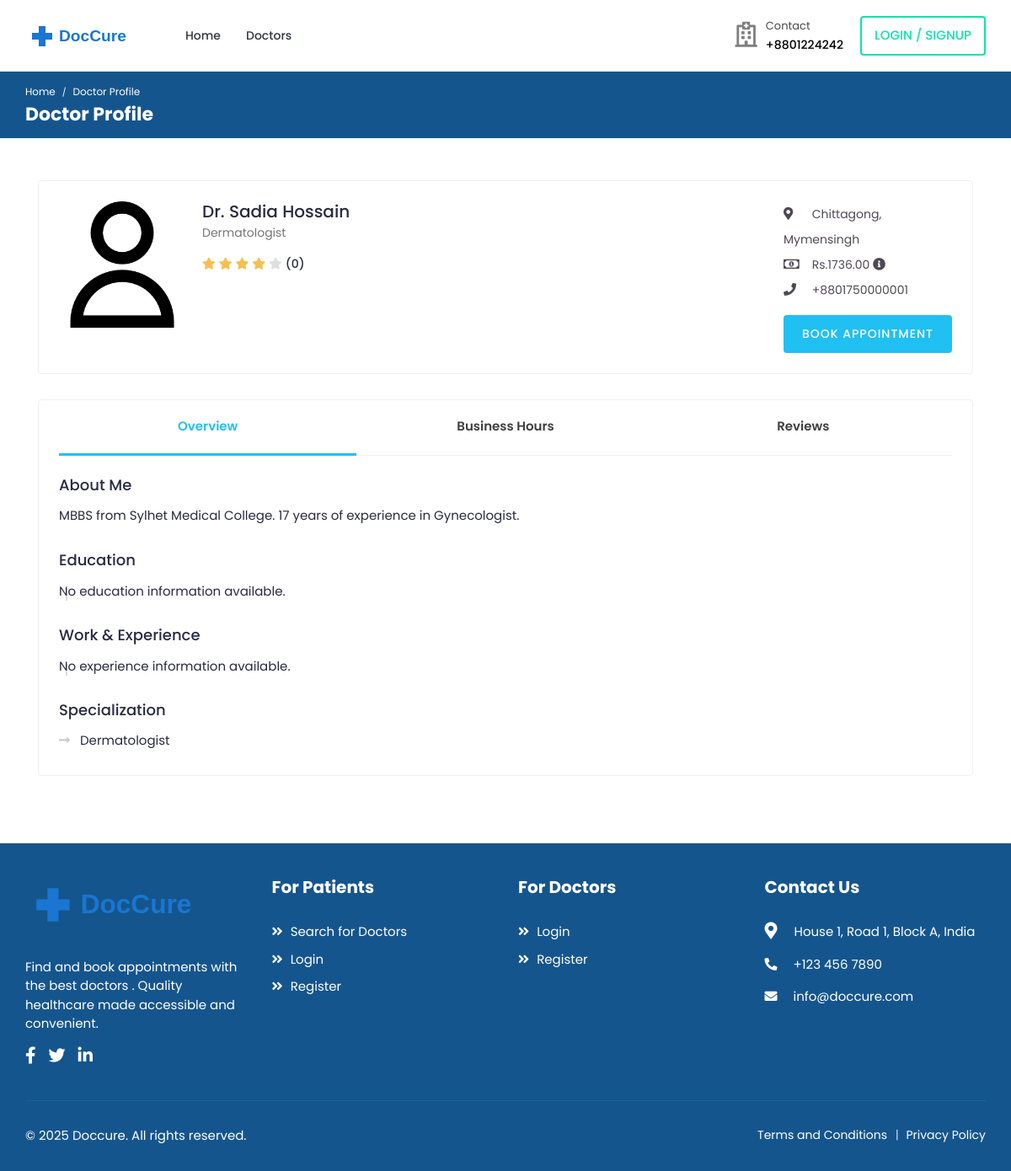
Before: /doctors/doctor1/profile/ with the older database file.
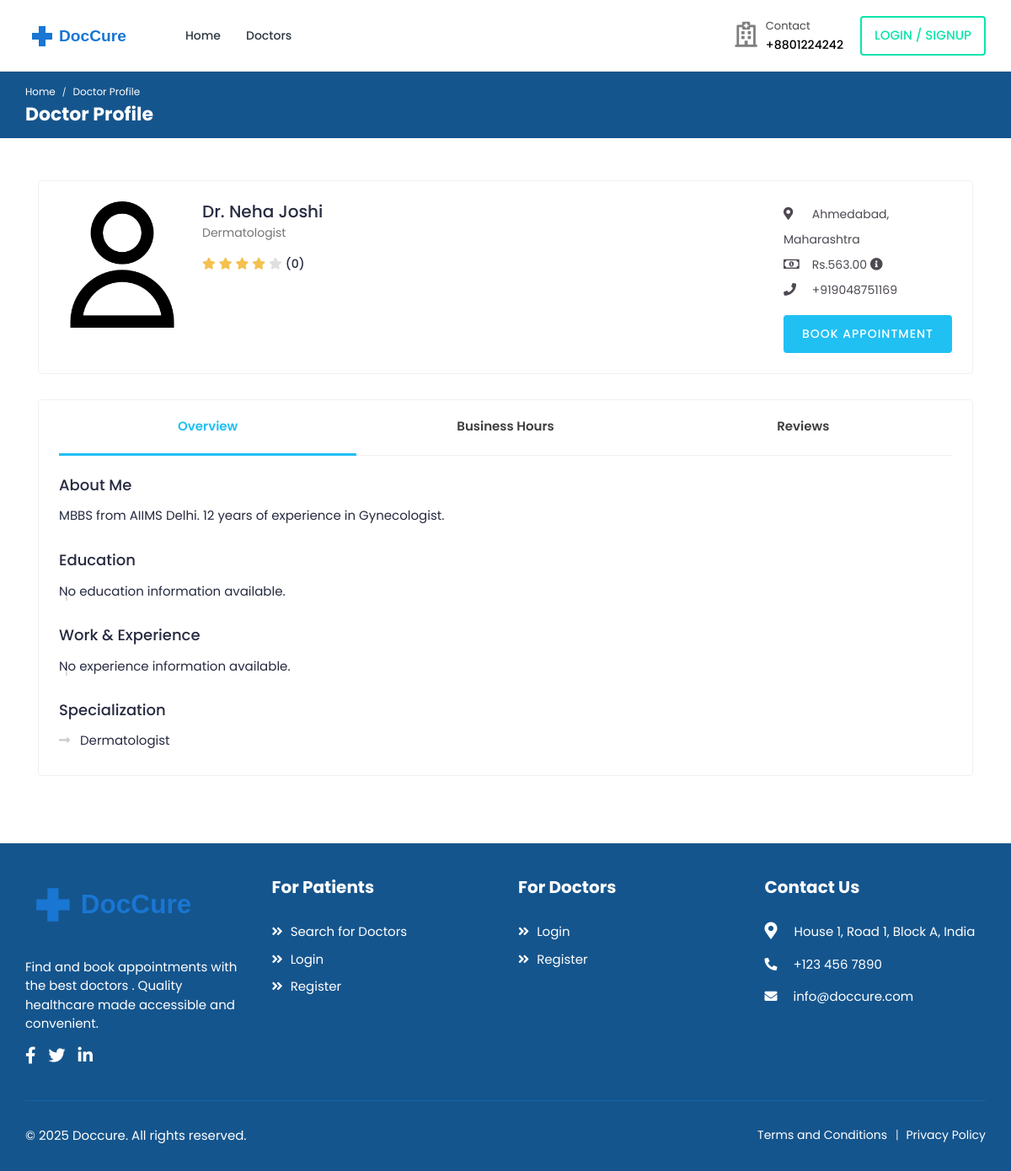
After: the same page with the newer database file.
### accounts/models.py (models this page shows, shortened)
class User(AbstractUser):
    class RoleChoices(models.TextChoices):
        DOCTOR = "doctor", "Doctor"
        PATIENT = "patient", "Patient"
    username = models.CharField(max_length=30, unique=True)
    role = models.CharField(
        choices=RoleChoices.choices,
        max_length=20,
        default="patient",
        error_messages={"required": "Role must be provided"},
    )
    email = models.EmailField(
        blank=True,
        error_messages={
            "unique": "A user with that email already exists.",
        },
    )
    first_name = models.CharField(max_length=150, blank=True)
    last_name = models.CharField(max_length=150, blank=True)
    registration_number = models.IntegerField(null=True, blank=True)
    USERNAME_FIELD = "username"
    REQUIRED_FIELDS = []
    objects = CustomUserManager()
    def get_full_name(self):
        full_name = "%s %s" % (self.first_name, self.last_name)
        return full_name.strip() or self.username
    @property
    def rating(self):
        return 4  # Default value
    @property
    def average_rating(self):
        return (
            self.reviews_received.aggregate(Avg("rating"))["rating__avg"] or 0
        )

class Profile(models.Model):
    user = models.OneToOneField(
        User, on_delete=models.CASCADE, related_name="profile"
    )
    avatar = models.ImageField(
        default="defaults/user.png", upload_to=profile_photo_directory_path
    )
    phone = models.CharField(max_length=20, blank=True, null=True)
    dob = models.DateField(blank=True, null=True)
    about = models.TextField(blank=True, null=True)
    specialization = models.CharField(max_length=255, blank=True, null=True)
    gender = models.CharField(
        max_length=10,
        choices=[("male", "Male"), ("female", "Female"), ("other", "Other")],
        blank=True,
    )
    address = models.TextField(blank=True, null=True)
    city = models.CharField(max_length=100, blank=True)
    state = models.CharField(max_length=100, blank=True)
    postal_code = models.CharField(max_length=20, blank=True)
    country = models.CharField(max_length=100, blank=True)
    price_per_consultation = models.DecimalField(
        max_digits=10, decimal_places=2, null=True, blank=True
    )
    is_available = models.BooleanField(default=True)
    blood_group = models.CharField(
        max_length=5,
        choices=[
            ("A+", "A+"),
            ("A-", "A-"),
            ("B+", "B+"),
            ("B-", "B-"),
            ("O+", "O+"),
            ("O-", "O-"),
            ("AB+", "AB+"),
            ("AB-", "AB-"),
        ],
        blank=True,
        null=True,
    )
    allergies = models.TextField(blank=True, null=True)
    medical_conditions = models.TextField(blank=True, null=True)
    @property
    def image(self):
        return (
            self.avatar.url
            if self.avatar.storage.exists(self.avatar.name)
            else "{}defaults/user.png".format(settings.MEDIA_URL)
        )

### doctors/views.py (the view)
class DoctorProfileView(DetailView):
    context_object_name = "doctor"
    model = User
    slug_url_kwarg = "username"
    slug_field = "username"
    template_name = "doctors/profile.html"
    def get_object(self, queryset=None):
        if queryset is None:
            queryset = self.get_queryset()
        slug = self.kwargs.get(self.slug_url_kwarg)
        queryset = queryset.select_related("profile").prefetch_related(
            "educations",
            "experiences",
            "sunday__time_range",
            "monday__time_range",
            "tuesday__time_range",
            "wednesday__time_range",
            "thursday__time_range",
            "friday__time_range",
            "saturday__time_range",
        )
        try:
            obj = queryset.get(
                **{self.slug_field: slug, "role": User.RoleChoices.DOCTOR}
            )
        except User.DoesNotExist:
            raise Http404(f"No doctor found matching the username")
        return obj
    def get_context_data(self, **kwargs):
        context = super().get_context_data(**kwargs)
        doctor = self.object
        current_day = datetime.now().strftime("%A")
        business_hours = {
            "Sunday": (
                doctor.sunday.time_range.all()
                if hasattr(doctor, "sunday")
                else []
            ),
            "Monday": (
                doctor.monday.time_range.all()
                if hasattr(doctor, "monday")
                else []
            ),
            "Tuesday": (
                doctor.tuesday.time_range.all()
                if hasattr(doctor, "tuesday")
                else []
            ),
            "Wednesday": (
                doctor.wednesday.time_range.all()
                if hasattr(doctor, "wednesday")
                else []
            ),
            "Thursday": (
                doctor.thursday.time_range.all()
                if hasattr(doctor, "thursday")
                else []
            ),
            "Friday": (
                doctor.friday.time_range.all()
                if hasattr(doctor, "friday")
                else []
            ),
            "Saturday": (
                doctor.saturday.time_range.all()
                if hasattr(doctor, "saturday")
                else []
            ),
        }
        context.update(
            {
                "current_day": current_day,
                "business_hours": business_hours,
                "reviews": doctor.reviews_received.select_related(
                    "patient", "patient__profile"
                ).order_by("-created_at"),
            }
        )
        return context

### templates/doctors/profile.html (shortened to what this page needs)
{% extends 'base.html' %}
{% load static %}
{% load time_filters %}
{% block content %}
    <div class="breadcrumb-bar">
        <div class="container-fluid">
            <div class="row align-items-center">
                <div class="col-md-12 col-12">
                    <nav aria-label="breadcrumb" class="page-breadcrumb">
                        <ol class="breadcrumb">
                            <li class="breadcrumb-item"><a href="{% url 'core:home' %}">Home</a></li>
                            <li class="breadcrumb-item active" aria-current="page">Doctor Profile</li>
                        </ol>
                    </nav>
                    <h2 class="breadcrumb-title">Doctor Profile</h2>
                </div>
            </div>
        </div>
    </div>
    <div class="content">
        <div class="container">
            <div class="card">
                <div class="card-body">
                    <div class="doctor-widget">
                        <div class="doc-info-left">
                            <div class="doctor-img">
                                <img src="{{ doctor.profile.image }}" class="img-fluid" alt="{{ doctor.get_full_name }}">
                            </div>
                            <div class="doc-info-cont">
                                <h4 class="doc-name">Dr. {{ doctor.get_full_name }}</h4>
                                <p class="doc-speciality">{{ doctor.profile.specialization }}</p>
                                <div class="rating">
                                    <i class="fas fa-star {% if doctor.rating >= 1 %}filled{% endif %}"></i>
                                    <i class="fas fa-star {% if doctor.rating >= 2 %}filled{% endif %}"></i>
                                    <i class="fas fa-star {% if doctor.rating >= 3 %}filled{% endif %}"></i>
                                    <i class="fas fa-star {% if doctor.rating >= 4 %}filled{% endif %}"></i>
                                    <i class="fas fa-star {% if doctor.rating >= 5 %}filled{% endif %}"></i>
                                    <span class="d-inline-block average-rating">({{ doctor.reviews_count|default:0 }})</span>
                                </div>
                            </div>
                        </div>
                        <div class="doc-info-right">
                            <div class="clini-infos">
                                <ul>
                                    {% if doctor.profile.city or doctor.profile.state %}
                                        <li>
                                            <i class="fas fa-map-marker-alt"></i>
                                            {{ doctor.profile.city }}{% if doctor.profile.state %}, {{ doctor.profile.state }}{% endif %}
                                        </li>
                                    {% endif %}
                                    {% if doctor.profile.price_per_consultation %}
                                        <li>
                                            <i class="far fa-money-bill-alt"></i> Rs.{{ doctor.profile.price_per_consultation }}
                                            <i class="fas fa-info-circle" data-toggle="tooltip" title="Consultation Fee"></i>
                                        </li>
                                    {% endif %}
                                    {% if doctor.profile.phone %}
                                        <li><i class="fas fa-phone"></i> {{ doctor.profile.phone }}</li>
                                    {% endif %}
                                </ul>
                            </div>
                            <div class="clinic-booking">
                                <a class="apt-btn" href="{% url 'bookings:doctor-booking-view' doctor.username %}">Book Appointment</a>
                            </div>
                        </div>
                    </div>
                </div>
            </div>
            <div class="card">
                <div class="card-body pt-0">
                    <nav class="user-tabs mb-4">
                        <ul class="nav nav-tabs nav-tabs-bottom nav-justified">
                            <li class="nav-item">
                                <a class="nav-link active" href="#doc_overview" data-toggle="tab">Overview</a>
                            </li>
                            <li class="nav-item">
                                <a class="nav-link" href="#doc_business_hours" data-toggle="tab">Business Hours</a>
                            </li>
                            <li class="nav-item">
                                <a class="nav-link" href="#doc_reviews" data-toggle="tab">Reviews</a>
                            </li>
                        </ul>
                    </nav>
                    <div class="tab-content pt-0">
                        <div role="tabpanel" id="doc_overview" class="tab-pane fade show active">
                            <div class="row">
                                <div class="col-md-12 col-lg-9">
                                    {% if doctor.profile.about %}
                                    <div class="widget about-widget">
                                        <h4 class="widget-title">About Me</h4>
                                        <p>{{ doctor.profile.about }}</p>
                                    </div>
                                    {% endif %}
                                    <div class="widget education-widget">
                                        <h4 class="widget-title">Education</h4>
                                        <div class="experience-box">
                                            <ul class="experience-list">
                                                {% for education in doctor.educations.all %}
                                                    <li>
                                                        <div class="experience-user">
                                                            <div class="before-circle"></div>
                                                        </div>
                                                        <div class="experience-content">
                                                            <div class="timeline-content">
                                                                <a href="#" class="name">{{ education.college }}</a>
                                                                <div>{{ education.degree }}</div>
                                                                <span class="time">{{ education.year_of_completion }}</span>
                                                            </div>
                                                        </div>
                                                    </li>
                                                {% empty %}
                                                    <li>No education information available.</li>
                                                {% endfor %}
                                            </ul>
                                        </div>
                                    </div>
                                    <div class="widget experience-widget">
                                        <h4 class="widget-title">Work & Experience</h4>
                                        <div class="experience-box">
                                            <ul class="experience-list">
                                                {% for experience in doctor.experiences.all %}
                                                    <li>
                                                        <div class="experience-user">
                                                            <div class="before-circle"></div>
                                                        </div>
                                                        <div class="experience-content">
                                                            <div class="timeline-content">
                                                                <a href="#" class="name">{{ experience.institution }}</a>
                                                                <div>{{ experience.designation }}</div>
                                                                <span class="time">{{ experience.from_year }} - {% if experience.to_year %}{{ experience.to_year }}{% else %}Present{% endif %}</span>
                                                            </div>
                                                        </div>
                                                    </li>
                                                {% empty %}
                                                    <li>No experience information available.</li>
                                                {% endfor %}
                                            </ul>
                                        </div>
                                    </div>
                                    {% if doctor.profile.specialization %}
                                        <div class="service-list">
                                            <h4>Specialization</h4>
                                            <ul class="clearfix">
                                                <li>{{ doctor.profile.specialization }}</li>
                                            </ul>
                                        </div>
                                    {% endif %}
                                </div>
                            </div>
                        </div>
                    </div>
                </div>
            </div>
        </div>
    </div>
{% endblock %}

Changed rows visible on the page:
changed User "Dermatologist": get_full_name "Sadia Hossain" → "Neha Joshi"; profile.city "Chittagong" → "Ahmedabad"; profile.state "Mymensingh" → "Maharashtra"; profile.price_per_consultation "1736.00" → "563.00"; profile.phone "+8801750000001" → "+919048751169"; profile.about "MBBS from Sylhet Medical College. 17 years of experience in Gynecologist." → "MBBS from AIIMS Delhi. 12 years of experience in Gynecologist."
